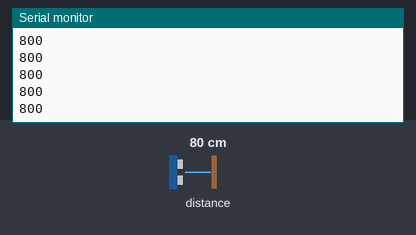
Recording of a sketch running on a simulated ESP32-S3. Shown: the last lines printed to the serial monitor. The inputs (shaded band) are chosen by the test bench; at power-on: distance to the obstacle 80 cm.

Above: at 1.3 s.
1.4 s: distance to the obstacle set to 2 cm
At 1.59 s:
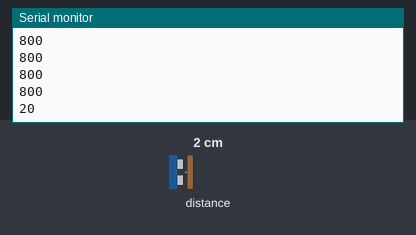
2.9 s: distance to the obstacle set to 4 cm
At 2.92 s:
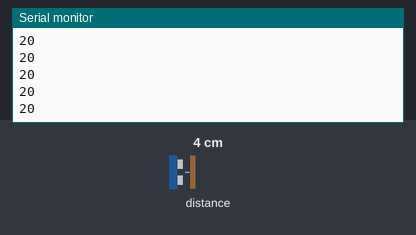
Timing chart, 0 to 5.9 s (numbered marks = the images above; inputs shaded):
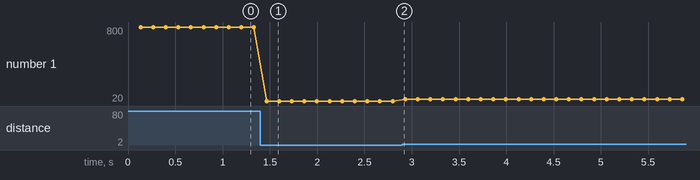

The sketch:

ESP32_S3_Tiny_Quad_Read_VL53L0X_Custom_I2C.ino
```cpp
#include <Wire.h>
#include <VL53L0X.h>

#define CUSTOM_SDA_PIN 3
#define CUSTOM_SCL_PIN 4

VL53L0X sensor;

void setup()
{
  Serial.begin(9600);

  // Initialize Wire with your custom SDA and SCL pins
  Wire.begin(CUSTOM_SDA_PIN, CUSTOM_SCL_PIN);

  delay(100);

  sensor.setTimeout(500);

  if (!sensor.init())
  {
    Serial.println("Failed to detect and initialize sensor!");
    while (1);
  }

  sensor.startContinuous();
}

void loop()
{
  uint16_t distance = sensor.readRangeContinuousMillimeters();
  Serial.print(distance);

  if (sensor.timeoutOccurred())
  {
    Serial.print(" TIMEOUT");
  }

  Serial.println();
  delay(100); // Optional delay for readability
}
```

Measured:
- after the input at 1.4 s, the serial monitor: prints a new line after 0.07 s (image 1)
- plotted number 1: 800 → 20 after the input at 1.4 s, 20 → 40 after the input at 2.9 s
